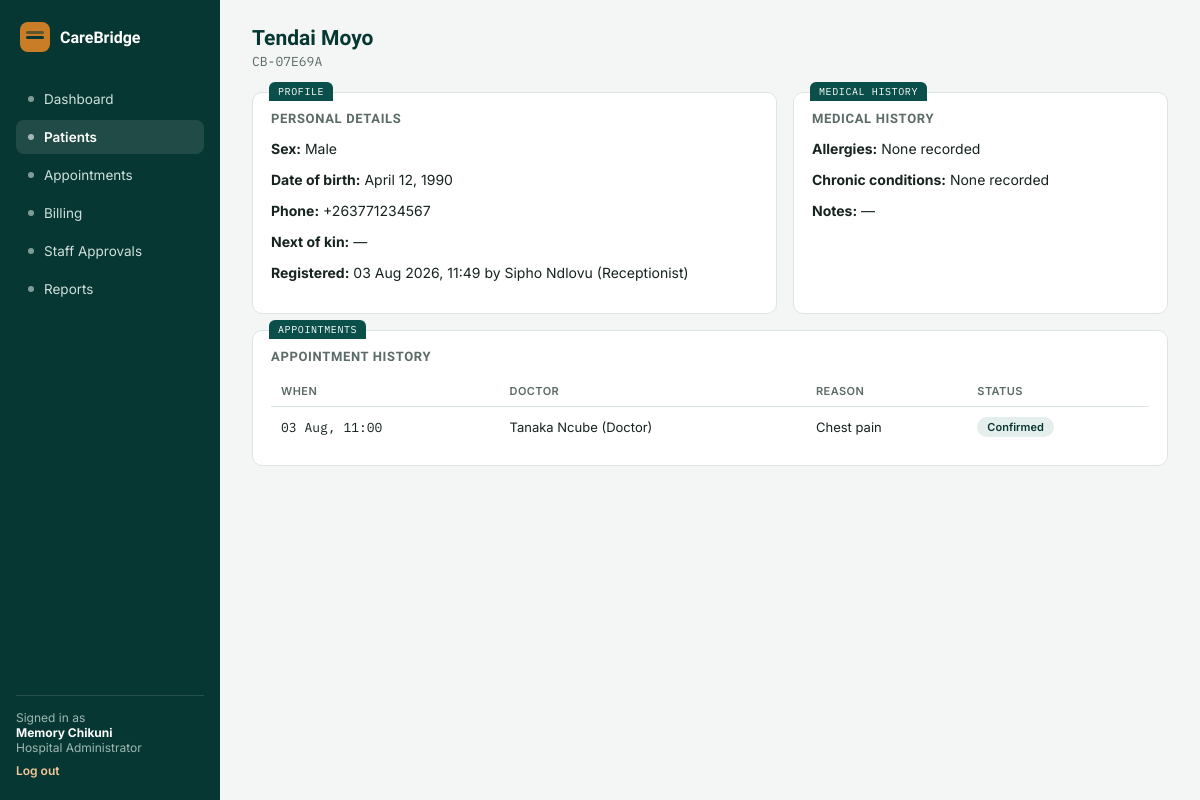
/patients/1/ (signed in), run on the app's committed database.
### accounts/models.py (models this page shows)
class User(AbstractUser):
    class Role(models.TextChoices):
        ADMIN = "ADMIN", "Hospital Administrator"
        DOCTOR = "DOCTOR", "Doctor"
        RECEPTIONIST = "RECEPTIONIST", "Receptionist"
    role = models.CharField(max_length=20, choices=Role.choices, default=Role.RECEPTIONIST)
    staff_id = models.CharField(max_length=20, unique=True, null=True, blank=True)
    department = models.CharField(max_length=100, blank=True)
    is_approved = models.BooleanField(
        default=False,
        help_text="Staff accounts must be approved by a Hospital Administrator before they can log in.",
    )
    def __str__(self):
        return f"{self.get_full_name() or self.username} ({self.get_role_display()})"

### patients/models.py (models this page shows, shortened)
class Patient(models.Model):
    class Sex(models.TextChoices):
        FEMALE = "F", "Female"
        MALE = "M", "Male"
    patient_id = models.CharField(max_length=12, unique=True, default=generate_patient_id, editable=False)
    full_name = models.CharField(max_length=150)
    date_of_birth = models.DateField()
    sex = models.CharField(max_length=1, choices=Sex.choices)
    phone_number = models.CharField(max_length=20, blank=True)
    next_of_kin = models.CharField(max_length=150, blank=True, help_text="Name and phone number")
    allergies = models.CharField(max_length=255, blank=True)
    chronic_conditions = models.CharField(max_length=255, blank=True)
    notes = models.TextField(blank=True)
    registered_at = models.DateTimeField(auto_now_add=True)
    registered_by = models.ForeignKey(
        "accounts.User", on_delete=models.SET_NULL, null=True, related_name="patients_registered"
    )
    class Meta:
        ordering = ["-registered_at"]

### appointments/models.py (models this page shows, shortened)
class Appointment(models.Model):
    class Status(models.TextChoices):
        PENDING = "PENDING", "Pending"
        CONFIRMED = "CONFIRMED", "Confirmed"
        COMPLETED = "COMPLETED", "Completed"
        CANCELLED = "CANCELLED", "Cancelled"
    patient = models.ForeignKey(Patient, on_delete=models.CASCADE, related_name="appointments")
    doctor = models.ForeignKey(
        settings.AUTH_USER_MODEL, on_delete=models.SET_NULL, null=True,
        limit_choices_to={"role": "DOCTOR"}, related_name="appointments",
    )
    reason = models.CharField(max_length=255)
    scheduled_at = models.DateTimeField()
    status = models.CharField(max_length=20, choices=Status.choices, default=Status.PENDING)
    notes = models.TextField(blank=True)
    created_at = models.DateTimeField(auto_now_add=True)
    class Meta:
        ordering = ["scheduled_at"]

### patients/views.py (the view)
# urls.py: path("patients/<int:pk>/", patient_views.patient_detail, name="patient_detail"),
@login_required
def patient_detail(request, pk):
    patient = get_object_or_404(Patient, pk=pk)
    return render(request, "patients/detail.html", {"patient": patient})

### templates/patients/detail.html
{% extends "base.html" %}
{% block content %}
<div class="topbar"><div><h1>{{ patient.full_name }}</h1><p class="mono">{{ patient.patient_id }}</p></div></div>
<div class="grid-2">
  <div class="card tab" data-tab="PROFILE">
    <h3 class="section">Personal details</h3>
    <p><b>Sex:</b> {{ patient.get_sex_display }}</p>
    <p><b>Date of birth:</b> {{ patient.date_of_birth }}</p>
    <p><b>Phone:</b> {{ patient.phone_number|default:"—" }}</p>
    <p><b>Next of kin:</b> {{ patient.next_of_kin|default:"—" }}</p>
    <p><b>Registered:</b> {{ patient.registered_at|date:"d M Y, H:i" }} by {{ patient.registered_by|default:"—" }}</p>
  </div>
  <div class="card tab" data-tab="MEDICAL HISTORY">
    <h3 class="section">Medical history</h3>
    <p><b>Allergies:</b> {{ patient.allergies|default:"None recorded" }}</p>
    <p><b>Chronic conditions:</b> {{ patient.chronic_conditions|default:"None recorded" }}</p>
    <p><b>Notes:</b> {{ patient.notes|default:"—" }}</p>
  </div>
</div>
<div class="card tab" data-tab="APPOINTMENTS">
  <h3 class="section">Appointment history</h3>
  <table>
    <tr><th>When</th><th>Doctor</th><th>Reason</th><th>Status</th></tr>
    {% for a in patient.appointments.all %}
    <tr><td class="mono">{{ a.scheduled_at|date:"d M, H:i" }}</td><td>{{ a.doctor|default:"Unassigned" }}</td><td>{{ a.reason }}</td><td><span class="pill {{ a.status|lower }}">{{ a.get_status_display }}</span></td></tr>
    {% empty %}
    <tr><td colspan="4" style="color:var(--muted);">No appointments yet.</td></tr>
    {% endfor %}
  </table>
</div>
{% endblock %}

### templates/base.html (shortened to what this page needs)
{% load static %}
<!DOCTYPE html>
<html lang="en">
<head>
<link rel="stylesheet" href="{% static 'css/style.css' %}">
</head>
<body>
<div class="app">
  <aside class="sidebar">
    <div class="brand"><div class="mark"></div><span>CareBridge</span></div>
    {% if user.role == "ADMIN" %}
      <a class="nav-item {% if request.path == '/dashboard/' %}on{% endif %}" href="{% url 'dashboard' %}"><span class="dot"></span>Dashboard</a>
      <a class="nav-item {% if '/patients' in request.path %}on{% endif %}" href="{% url 'patient_list' %}"><span class="dot"></span>Patients</a>
      <a class="nav-item {% if '/appointments' in request.path %}on{% endif %}" href="{% url 'appointment_list' %}"><span class="dot"></span>Appointments</a>
      <a class="nav-item {% if '/billing' in request.path %}on{% endif %}" href="{% url 'invoice_list' %}"><span class="dot"></span>Billing</a>
      <a class="nav-item {% if '/staff/pending' in request.path %}on{% endif %}" href="{% url 'pending_staff' %}"><span class="dot"></span>Staff Approvals</a>
      <a class="nav-item {% if request.path == '/reports/' %}on{% endif %}" href="{% url 'reports' %}"><span class="dot"></span>Reports</a>
    {% endif %}
    <div class="sidebar-foot">
      Signed in as<br><b style="color:#fff;">{{ user.get_full_name|default:user.username }}</b><br>{{ user.get_role_display }}
      <a href="{% url 'logout' %}">Log out</a>
    </div>
  </aside>
  <main class="main">
    {% block content %}{% endblock %}
  </main>
</div>
</body>
</html>

### static/css/style.css (style rules this page uses)
:root { --bg:#F3F6F5; --surface:#FFFFFF; --primary:#0B4F4A; --primary-dark:#073732; --primary-tint:#E4EEEC; --accent:#C97D26; --accent-tint:#FBEEE0; --danger:#B23A48; --danger-tint:#F7E7E8; --text:#16231F; --muted:#5B6B67; --border:#DCE5E2; --radius:10px; }
* { box-sizing:border-box; }
body { margin:0;background:var(--bg);color:var(--text);font-family:'Inter',Arial,sans-serif;font-size:14px; }
h1,h2,h3 { font-family:'Sora',Arial,sans-serif; }
.mono { font-family:'IBM Plex Mono',monospace; }
a { color:inherit;text-decoration:none; }
.app { display:grid;grid-template-columns:220px 1fr;min-height:100vh; }
.sidebar { background:var(--primary-dark);color:#fff;padding:22px 16px;display:flex;flex-direction:column;gap:4px; }
.brand { display:flex;align-items:center;gap:10px;margin-bottom:26px;padding:0 4px; }
.brand .mark { width:30px;height:30px;border-radius:8px;background:var(--accent);position:relative;flex:none; }
.brand .mark::after { content:"";position:absolute;left:6px;top:14px;width:18px;height:3px;background:var(--primary-dark);border-radius:2px; }
.brand .mark::before { content:"";position:absolute;left:6px;top:9px;width:18px;height:3px;background:var(--primary-dark);border-radius:2px;opacity:.55; }
.brand span { font-family:'Sora',Arial,sans-serif;font-weight:600;font-size:16px;color:#fff; }
.nav-item { display:flex;align-items:center;gap:10px;padding:9px 12px;border-radius:8px;color:#CFE0DC;font-size:13.5px; }
.nav-item.on { background:rgba(255,255,255,.1);color:#fff;font-weight:600; }
.nav-item .dot { width:6px;height:6px;border-radius:50%;background:currentColor;opacity:.6;flex:none; }
.sidebar-foot { margin-top:auto;padding-top:14px;border-top:1px solid rgba(255,255,255,.12);font-size:12px;color:#9FB8B3; }
.sidebar-foot a { display:block;margin-top:8px;color:#F3C89A;font-weight:600; }
.main { padding:26px 32px;max-width:1100px; }
.topbar { display:flex;justify-content:space-between;align-items:flex-start;margin-bottom:22px;flex-wrap:wrap;gap:12px; }
.topbar h1 { font-size:21px;margin:0 0 3px;color:var(--primary-dark); }
.topbar p { margin:0;color:var(--muted);font-size:13px; }
.card { background:var(--surface);border:1px solid var(--border);border-radius:var(--radius);position:relative;padding:18px;margin-bottom:16px; }
.card.tab::before { content:attr(data-tab);position:absolute;top:-11px;left:16px;background:var(--primary);color:#fff;font-family:'IBM Plex Mono',monospace;font-size:10px;letter-spacing:.06em;padding:3px 9px;border-radius:6px 6px 0 0; }
.grid-2 { display:grid;grid-template-columns:1.4fr 1fr;gap:16px; }
table { width:100%;border-collapse:collapse;font-size:13px; }
th { text-align:left;color:var(--muted);font-weight:600;font-size:11px;text-transform:uppercase;letter-spacing:.04em;padding:8px 10px;border-bottom:1px solid var(--border); }
td { padding:10px;border-bottom:1px solid var(--border); }
tr:last-child td { border-bottom:none; }
.pill { display:inline-block;padding:3px 10px;border-radius:20px;font-size:11px;font-weight:600; }
.pill.ok,.pill.confirmed,.pill.paid,.pill.completed { background:var(--primary-tint);color:var(--primary-dark); }
h3.section { font-size:13px;text-transform:uppercase;letter-spacing:.05em;color:var(--muted);margin:0 0 12px;font-weight:600; }

### data on the page
User: get_full_name "Memory Chikuni", role "Hospital Administrator"
Patient: full_name "Tendai Moyo", patient_id "CB-07E69A", sex "Male", date_of_birth "April 12, 1990", phone_number "+263771234567", next_of_kin "—", registered_at "03 Aug 2026, 11:49", registered_by "Sipho Ndlovu (Receptionist)", allergies "None recorded", chronic_conditions "None recorded", notes "—"
Appointment: scheduled_at "03 Aug, 11:00", doctor "Tanaka Ncube (Doctor)", reason "Chest pain", status "Confirmed"
